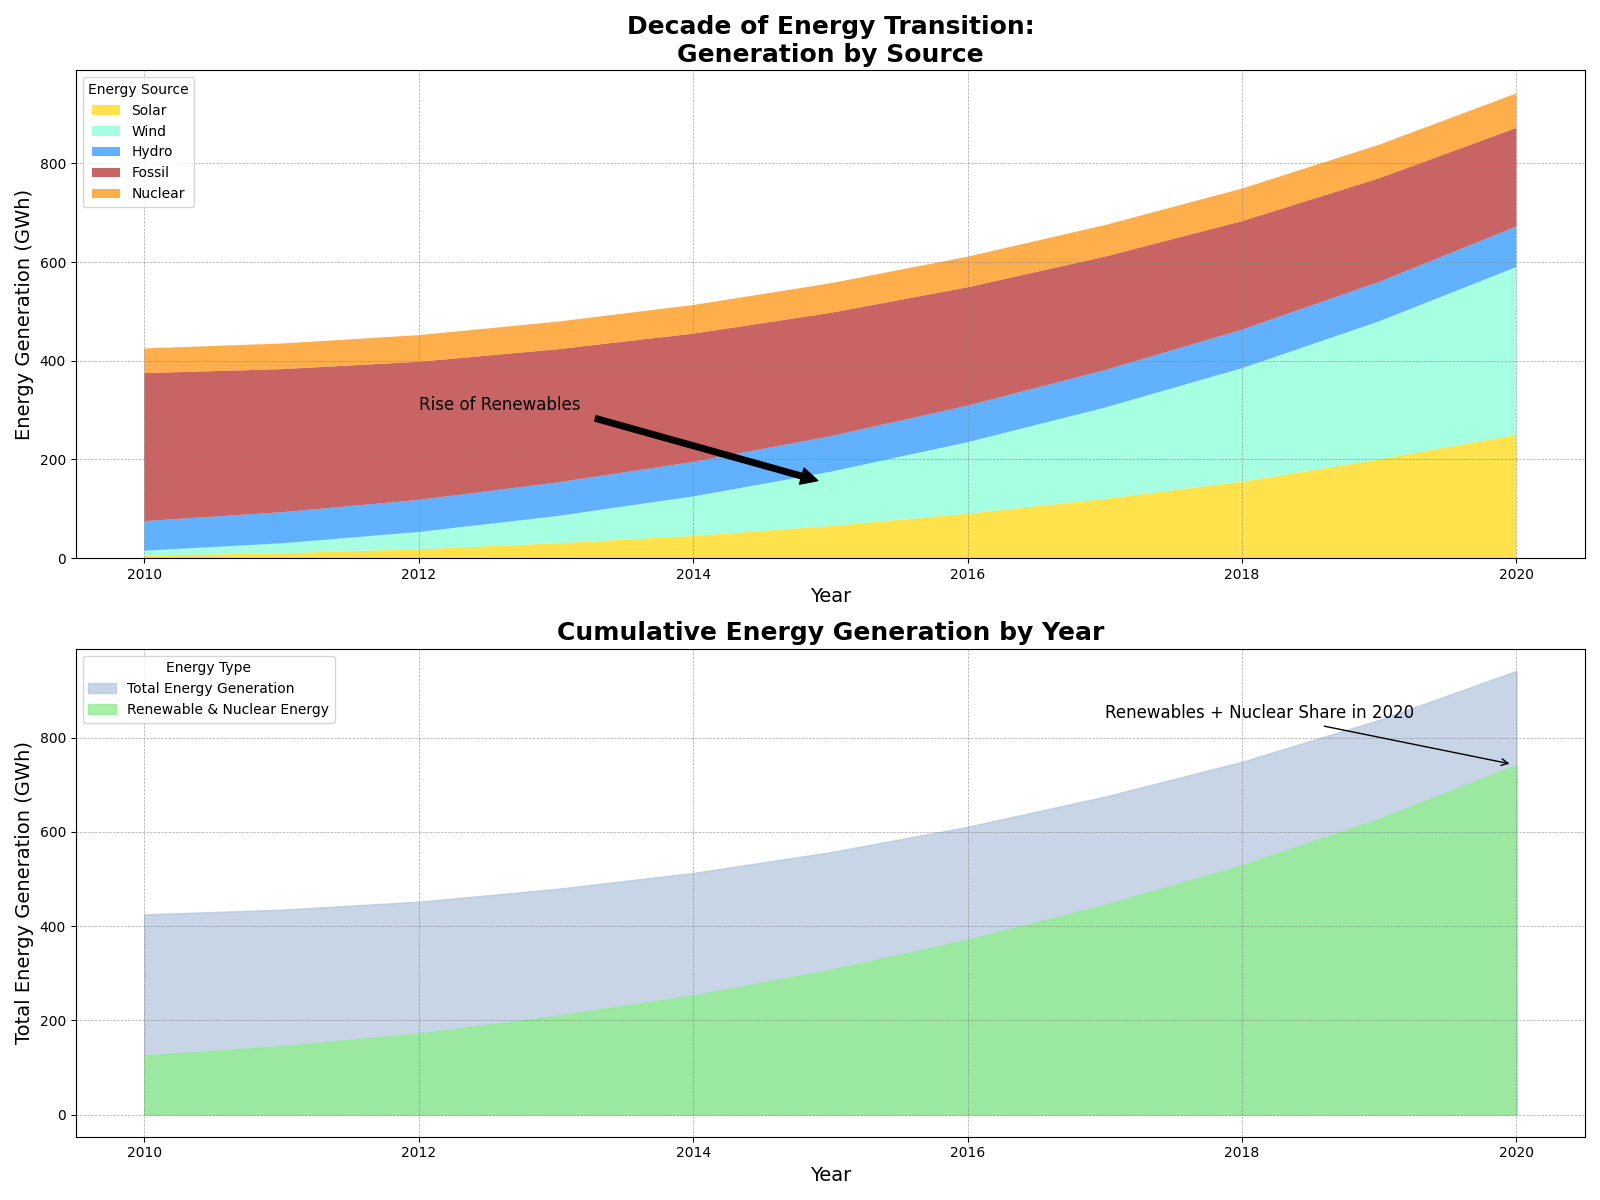

Python code for this plot:
import matplotlib.pyplot as plt
import numpy as np

# Data: Energy generation by different sources from 2010 to 2020
years = np.arange(2010, 2021)
solar = np.array([5, 10, 18, 30, 45, 65, 90, 120, 155, 200, 250])
wind = np.array([10, 20, 35, 55, 80, 110, 145, 185, 230, 280, 340])
hydro = np.array([60, 63, 65, 68, 70, 72, 74, 76, 78, 80, 82])
fossil = np.array([300, 290, 280, 270, 260, 250, 240, 230, 220, 210, 200])
nuclear = np.array([50, 52, 54, 56, 58, 60, 62, 64, 66, 68, 70])  # New data group added

# Cumulatively stack data
renewable = solar + wind + hydro
total = renewable + fossil + nuclear

# Create the figure and axes for subplots
fig, (ax1, ax2) = plt.subplots(nrows=2, figsize=(16, 12))

# Plot area chart for energy sources over the years
ax1.stackplot(
    years, solar, wind, hydro, fossil, nuclear, 
    labels=['Solar', 'Wind', 'Hydro', 'Fossil', 'Nuclear'],
    colors=['#FFD700', '#7FFFD4', '#1E90FF', '#B22222', '#FF8C00'], alpha=0.7
)
ax1.set_xlabel('Year', fontsize=14)
ax1.set_ylabel('Energy Generation (GWh)', fontsize=14)
ax1.set_title('Decade of Energy Transition:\nGeneration by Source', fontsize=18, fontweight='bold')
ax1.legend(loc='upper left', title='Energy Source')
ax1.grid(visible=True, which='major', linestyle='--', linewidth=0.5, color='grey', alpha=0.7)
ax1.annotate('Rise of Renewables', xy=(2015, 150), xytext=(2012, 300),
             arrowprops=dict(facecolor='black', shrink=0.05), fontsize=12)

# Plot area chart for cumulative energy generation (total) and renewable contribution
ax2.fill_between(years, 0, total, label='Total Energy Generation', color='lightsteelblue', alpha=0.7)
ax2.fill_between(years, 0, renewable + nuclear, label='Renewable & Nuclear Energy', color='lightgreen', alpha=0.8)
ax2.set_xlabel('Year', fontsize=14)
ax2.set_ylabel('Total Energy Generation (GWh)', fontsize=14)
ax2.set_title('Cumulative Energy Generation by Year', fontsize=18, fontweight='bold')
ax2.legend(loc='upper left', title='Energy Type')
ax2.grid(visible=True, which='major', linestyle='--', linewidth=0.5, color='grey', alpha=0.7)
ax2.annotate(
    'Renewables + Nuclear Share in 2020',
    xy=(2020, renewable[-1] + nuclear[-1]), xytext=(2017, renewable[-1] + nuclear[-1] + 100),
    arrowprops=dict(arrowstyle='->', connectionstyle="arc3", facecolor='black', shrinkA=5, shrinkB=5),
    fontsize=12
)

# Automatically adjust layout
plt.tight_layout()

# Show the plot
plt.show()
